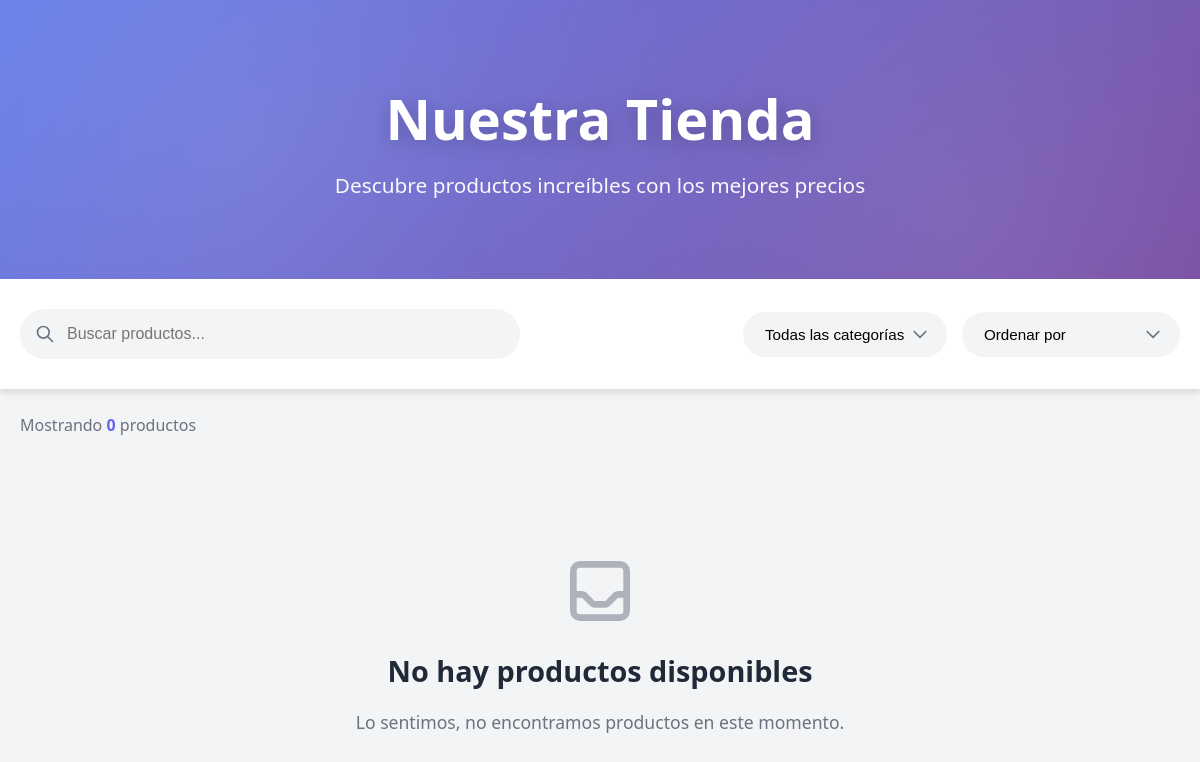
The app's page /tienda/, older data.
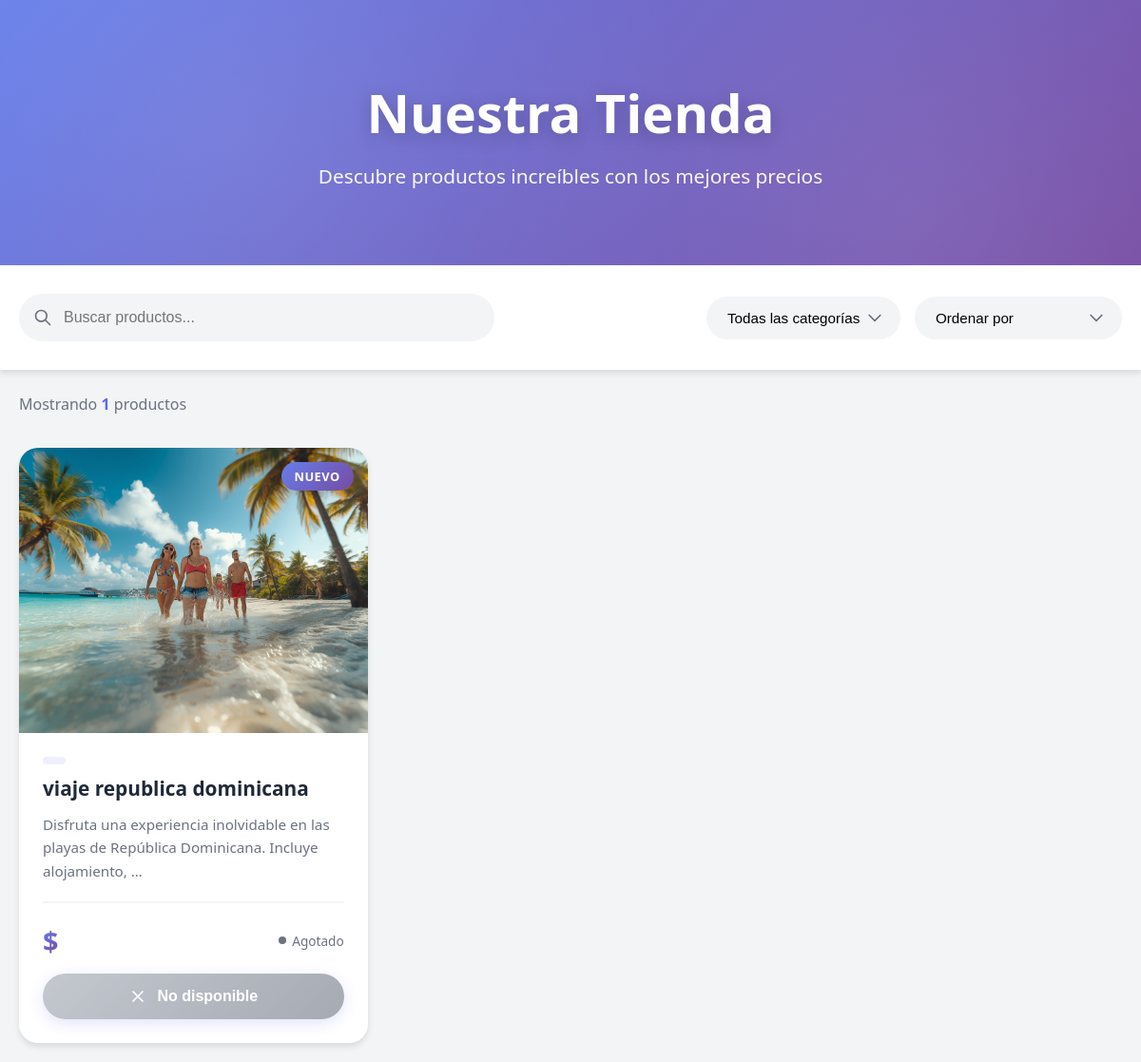
The same page, newer data.
### tienda/models.py (models this page shows, shortened)
class Servicio(models.Model):
    nombre = models.CharField(max_length=50, unique=True)
    slug = models.SlugField(max_length=100, unique=True)
    descripcion = models.TextField("Descripción", max_length=300, blank=True)
    costo= models.IntegerField()
    imagen= models.ImageField(upload_to="imgs/servicios/")# opcional despues se usa cloudinary
    esta_disponible=models.BooleanField(default=True)
    categoria= models.ForeignKey(
        Categoria, on_delete = models.CASCADE, # si se elimina una categoria tambien se eliminan sus servicios
        related_name='servicios'  # Facilita consultar los servicios desde la categoría
    )
    fecha_creacion = models.DateTimeField(
        "Fecha de creación", auto_now_add=True
    )#guarda automáticamente la fecha y hora cuando el objeto se crea por primera vez.
    fecha_modificacion = models.DateTimeField(
        "Fecha de modificación", auto_now=True
    )#actualiza automáticamente la fecha y hora cada vez que se guarda (se modifica) el objeto.

### tienda/views.py (the view)
# urls.py: path("tienda/",include("tienda.urls")),
def tienda(request, categoria_slug=None):
    if categoria_slug:
        categoria= get_object_or_404(Categoria, slug=categoria_slug)
        servicios_tienda= Servicio.objects.all().filter(
            categoria=categoria,
            esta_disponible=True
        )
    else:
        categoria=None
        servicios_tienda= Servicio.objects.all().filter(esta_disponible=True)
    contar_servicios= servicios_tienda.count()
    context = {
        "categoria_actual": categoria,
        "servicios_tienda":servicios_tienda,
        "contar_servicios":contar_servicios,
    }
    return render(request, 'tienda/tienda_repo.html',context)

### categorias/context_processors.py (called while the page is built)
def menu_links(request):
    links= Categoria.objects.all()
    return dict(links=links)

### tienda/templates/tienda/tienda_repo.html (shortened to what the changed rows need)
 {% load static %}
<link rel="stylesheet" href="{% static 'tienda/css/estilos_productos_tienda.css' %}">
<section class="shop-section">
    <div class="shop-container">
        <div class="shop-hero">
            <div class="hero-content">
                <h1 class="hero-title">Nuestra Tienda</h1>
            </div>
        </div>
        <div class="products-count">
            <p>Mostrando <strong>{{ contar_servicios }}</strong> productos</p>
        </div>
        <div class="products-grid">
            {% for producto in servicios_tienda %}
            <article class="product-card {% if not producto.esta_disponible %}out-of-stock{% endif %}">
                <div class="product-image-wrapper">
                    <img src="{{ producto.imagen.url }}" alt="{{ producto.nombre }}" class="product-img">
                    <div class="product-badges">
                        {% if producto.fecha_creacion|timesince < "7 days" %}
                        <span class="badge badge-new">Nuevo</span>
                        {% endif %}
                    </div>
                </div>
                <div class="product-content">
                    <span class="product-category">{{ producto.categoria.nombre }}</span>
                    <h3 class="product-name">
                        <a href="#">
                            {{ producto.nombre }}
                        </a>
                    </h3>
                    <p class="product-description">{{ producto.descripcion|truncatewords:12 }}</p>
                    <div class="product-footer">
                        <div class="price-section">
                            <span class="price">${{ producto.precio|floatformat:0 }}</span>
                            <span class="stock-info">
                                {% if producto.stock > 10 %}
                                <span class="stock-dot stock-available"></span> En stock
                                {% elif producto.stock > 0 %}
                                <span class="stock-dot stock-low"></span> {{ producto.stock }} disponibles
                                {% else %}
                                <span class="stock-dot stock-out"></span> Agotado
                                {% endif %}
                            </span>
                        </div>
                        {% if producto.esta_disponible and producto.stock > 0 %}
                        <form action="" method="POST" class="add-to-cart-form">
                            {% csrf_token %}
                            <button type="submit" class="btn-add-cart">
                                <svg class="cart-icon" fill="none" stroke="currentColor" viewBox="0 0 24 24">
                                    <path stroke-linecap="round" stroke-linejoin="round" stroke-width="2" d="M3 3h2l.4 2M7 13h10l4-8H5.4M7 13L5.4 5M7 13l-2.293 2.293c-.63.63-.184 1.707.707 1.707H17m0 0a2 2 0 100 4 2 2 0 000-4zm-8 2a2 2 0 11-4 0 2 2 0 014 0z"></path>
                                </svg>
                                <span>Agregar</span>
                            </button>
                        </form>
                        {% else %}
                        <button class="btn-add-cart btn-disabled" disabled>
                            <svg class="cart-icon" fill="none" stroke="currentColor" viewBox="0 0 24 24">
                                <path stroke-linecap="round" stroke-linejoin="round" stroke-width="2" d="M6 18L18 6M6 6l12 12"></path>
                            </svg>
                            <span>No disponible</span>
                        </button>
                        {% endif %}
                    </div>
                </div>
            </article>
            {% empty %}
            <div class="no-products">
                <h3>No hay productos disponibles</h3>
                <p>Lo sentimos, no encontramos productos en este momento.</p>
            </div>
            {% endfor %}
        </div>
    </div>
</section>

Row changes from the older to the newer data that the page shows:
added Servicio: imagen (picture), shows "NUEVO", nombre "viaje republica dominicana", descripcion "Disfruta una experiencia inolvidable en las playas de República Dominicana. Incluye alojamiento, …", esta_disponible True (drawn)
Text that changed along with them:
{{ contar_servicios }}: "0" → "1"
text no longer shown: "No hay productos disponibles Lo sentimos, no encontramos productos en este momento."
